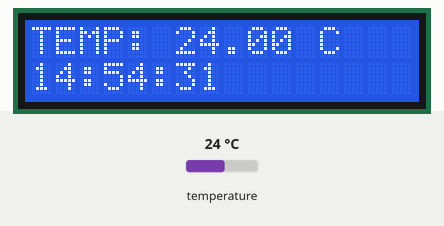
This sketch was run on a simulated ESP32. Parts: 16×2 character LCD. Inputs (shaded band) come from the test bench; at power-on: temperature 24 °C. WiFi joins after 1.5 s; servers stay silent unless stated; network time is answered at once with the bench clock; uploads are accepted with an empty reply; the local clock reads 2024-03-15 10:24:30 at power-on unless the sketch sets it; what the sketch prints to the serial monitor is not drawn.

Above: at 3.1 s.
3.2 s: temperature set to 12 °C
At 5.2 s:
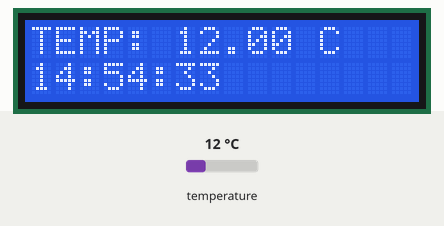
8.0 s: temperature set to 19 °C
At 9.6 s:
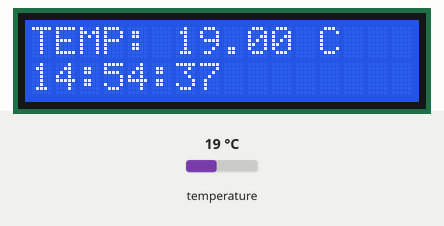
12.0 s: temperature set to 28 °C
At 13.9 s:
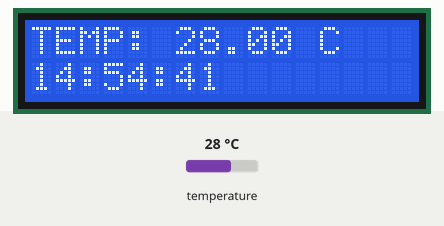
Timing chart, 0 to 15.4 s (numbered marks = the images above; inputs shaded):
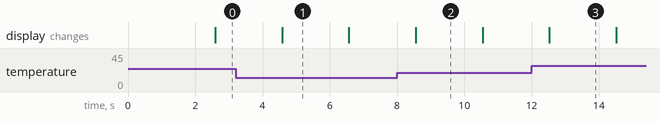

The sketch:

HTTPserver1.ino
```cpp
#include <WiFi.h>
#include <ArduinoJson.h>
#include <NTPClient.h>
#include <WiFiUdp.h>
#include <OneWire.h>
#include <DallasTemperature.h>
#include <LiquidCrystal_I2C.h>
#include <HTTPClient.h>

const char* ssid = "YOUR SSID";
const char* password = "YOUR PASSWORD";

LiquidCrystal_I2C lcd(0x27, 16, 2);

WiFiUDP ntpUDP;
NTPClient timeClient(ntpUDP, "pool.ntp.org", 0, 60000);

const int oneWireBus = 4;
OneWire oneWire(oneWireBus);
DallasTemperature sensors(&oneWire);

void setup() {
  Serial.begin(115200);


  lcd.init();
  lcd.clear();
  lcd.backlight();

  WiFi.begin(ssid, password);
  while (WiFi.status() != WL_CONNECTED) {
    delay(500);
    Serial.println("Connecting to WiFi..");
  }
  Serial.println("Connected to Wi-Fi");

  timeClient.begin();
  sensors.begin();
  }
void loop() {
  timeClient.update();

  String formattedTime = timeClient.getFormattedTime();
  int offsetHours = 3; // Offset for Iran time zone
  int offsetMinutes = 30; // Offset for Iran time zone (considering daylight saving time)

// Extract current hour, minute, and second
  int currentHour = timeClient.getHours();
  int currentMinute = timeClient.getMinutes();
  int currentSecond = timeClient.getSeconds();

// Calculate Iran local time
  int hour = (currentHour + 4) % 24;
  int minute = (currentMinute + offsetMinutes) % 60;
  int second = currentSecond;

// Handle edge case where time exceeds 24 hours
  hour = (hour < 0) ? hour + 24 : hour;

// Format Iran local time with seconds
  String iranTime =  String(hour) + ":" + String(minute) + ":" + String(second);
  sensors.requestTemperatures();
  float temperatureC = sensors.getTempCByIndex(0);
  DynamicJsonDocument jsonDoc(1024);
  jsonDoc["temperature"] = temperatureC;
  jsonDoc["time"] = iranTime;
  String jsonString;
  serializeJson(jsonDoc, jsonString);

  if(WiFi.status() == WL_CONNECTED){
    HTTPClient http;
    http.begin("http://192.168.1.3:5000/data");
    http.addHeader("Content-Type", "application/json");
    int httpResponseCode = http.POST(jsonString);

  if (httpResponseCode > 0){
    String response = http.getString();
    Serial.println(httpResponseCode);
    Serial.println(response);
  } else{
    Serial.print("Error: ");
    Serial.print(httpResponseCode);
  }
  http.end();
}
  lcd.setCursor(0, 0);
  lcd.print("TEMP: ");
  lcd.print(temperatureC);
  lcd.print(" C");
  lcd.setCursor(0, 1);
  lcd.print(iranTime);
  delay(1000);
}
```

Measured:
- what the display in image 1 shows lasts 2.0 s, from 4.6 s to 6.6 s
